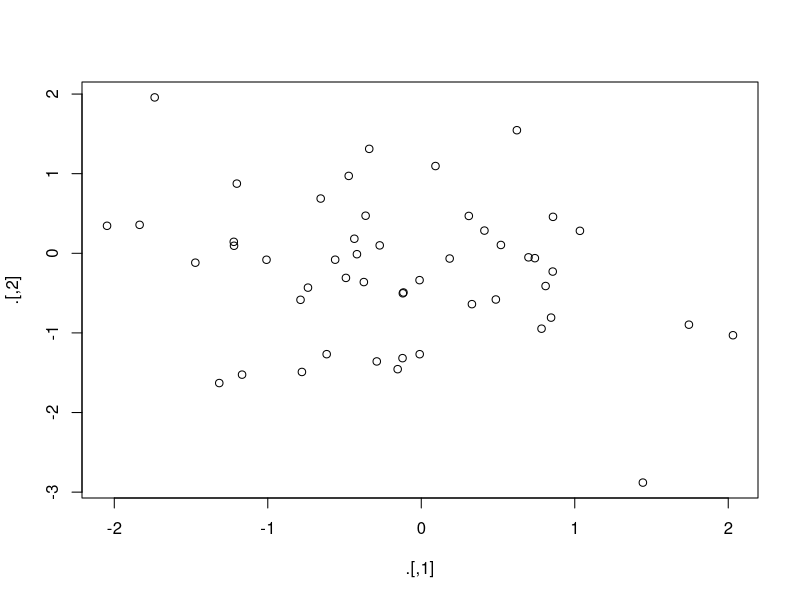
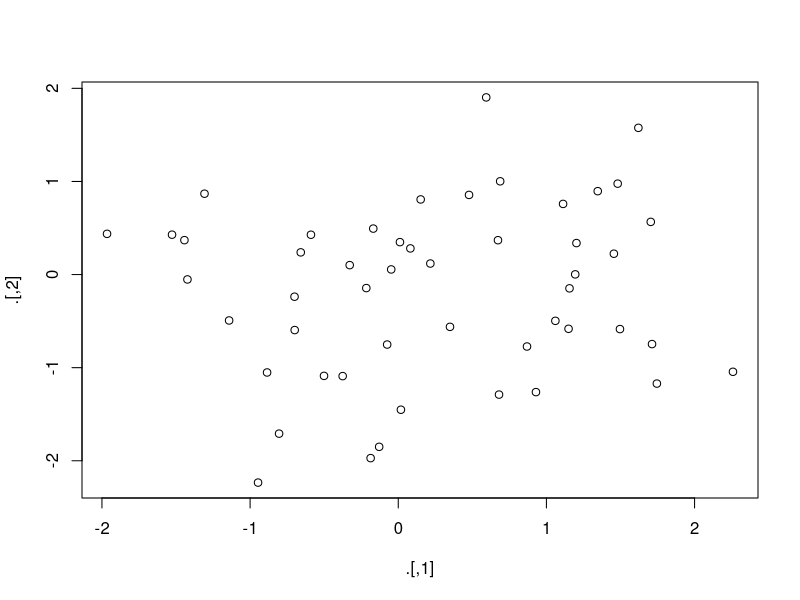

R code for these plots, in order:
## ---- chunk 1
knitr::opts_chunk$set(echo = TRUE)
## ---- chunk 2

## ---- chunk 3
library(magrittr)
## ---- chunk 4
assign("x", 10) 
x
## ---- chunk 5
"x" %>% assign(100) 
x
## ---- chunk 6
env <- environment()
"x" %>% assign(100, envir = env) 
x
## ---- chunk 7
tryCatch(stop("!"), error = function(e) "An error")
## ---- chunk 8
rnorm(100) %>%
  matrix(ncol = 2) %>%
  plot() %>%
  str()
## ---- chunk 9
rnorm(100) %>%
  matrix(ncol = 2) %T>%
  plot() %>%
  str()

## ---- chunk 10
mtcars %$%
  cor(disp, mpg)
## ---- chunk 11
mtcars <- mtcars %>% 
  transform(cyl = cyl * 2)
## ---- chunk 12
mtcars %<>% transform(cyl = cyl * 2)
